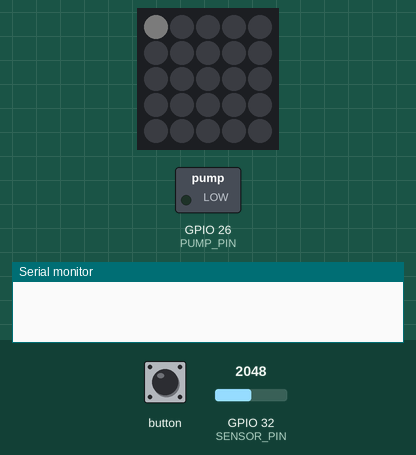
Simulated run of this program. Board: ESP32. On the bench: 5×5 RGB LED matrix (first LED top left, wired row by row), switched loads named in the program (green lamp = pin HIGH), the last lines printed to the serial monitor. The inputs (shaded band) are chosen by the test bench; at power-on: GPIO 32 (SENSOR_PIN) = 2048. Dim RGB values are drawn brighter than linear.

Above: at 1.2 s.
1.3 s: button pressed for 0.15 s
At 1.41 s:
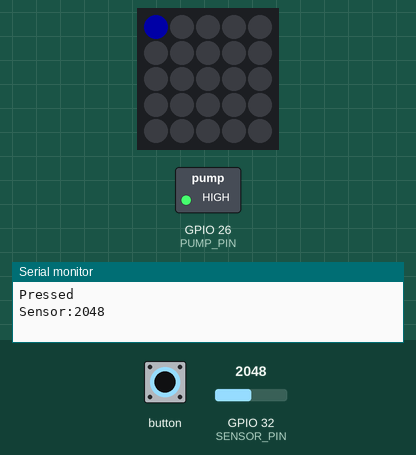
3.0 s: button pressed for 3.2 s
At 7.3 s:
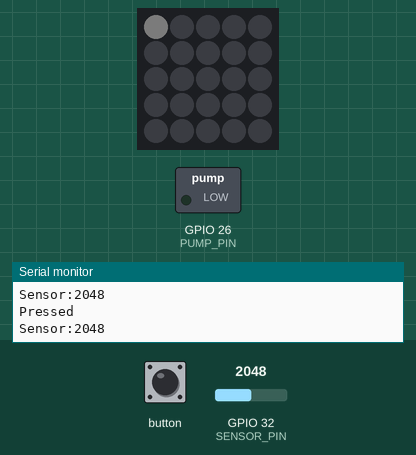
Timing chart, 0 to 8.8 s (numbered marks = the images above; inputs shaded):
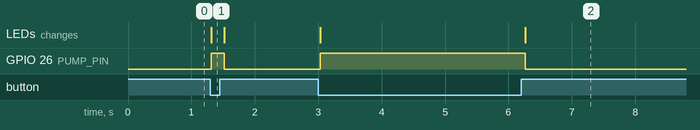

The program:

main.cpp
```cpp
#include <M5Atom.h> //Atomのヘッダファイルを準備

//水分センサーとポンプのピンは決まっている。
//以下のとおり
#define SENSOR_PIN 32
#define PUMP_PIN 26

// FastLEDライブラリの設定（CRGB構造体）
CRGB dispColor(uint8_t r, uint8_t g, uint8_t b)
{
  return (CRGB)((r << 16) | (g << 8) | b);
}
// 初期設定 -----------------------------------------------
void setup()
{
  // 本体初期化（UART有効, I2C無効, LED有効）
  M5.begin(true, false, true);
  // LED全消灯（赤, 緑, 青）
  M5.dis.drawpix(0, dispColor(0, 0, 0));

  pinMode(SENSOR_PIN, INPUT);
  pinMode(PUMP_PIN, OUTPUT);

  // pinMode(25, OUTPUT);
  // digitalWrite(25, 0);
}
// メイン -------------------------------------------------
void loop()
{
  M5.update(); //本体のボタン状態更新

  if (M5.Btn.isPressed())
  {                                          //ボタンが押されていれば
    M5.dis.drawpix(0, dispColor(0, 0, 255)); // LED（指定色）
    Serial.println("Pressed");

    digitalWrite(PUMP_PIN, true);

    int rawADC = analogRead(SENSOR_PIN);
    Serial.print("Sensor:");
    Serial.println(String(rawADC));
  }
  else
  {
    //ボタンが押されてなければ
    M5.dis.drawpix(0, dispColor(20, 20, 20)); // LED（白）
    // Serial.println("Release");
    digitalWrite(PUMP_PIN, false);
  }
  delay(100); // 100ms待機
}
```

Measured:
- after the input at 1.3 s, GPIO 26 (PUMP_PIN): LOW → HIGH at once, → LOW 0.20 s later; the LEDs: change at once (image 1)
- after the input at 3.0 s, GPIO 26 (PUMP_PIN): LOW → HIGH at once, → LOW 3.2 s later; the LEDs: first change at once (image 2 shows a later state)
